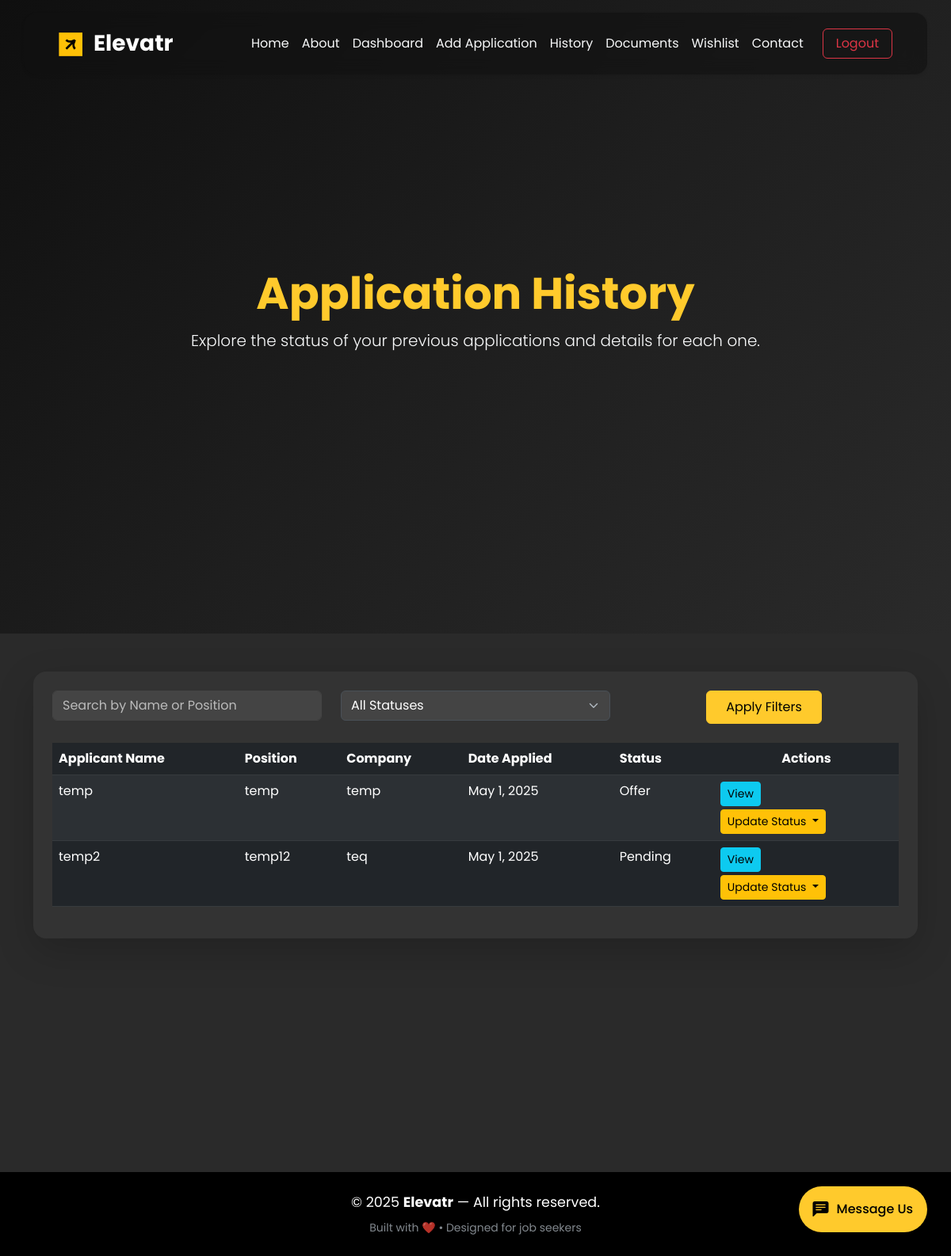
The page /tracker/history/ (signed in) on the database its author committed.
### tracker/models.py (models this page shows, shortened)
class Application(models.Model):
    STATUS_CHOICES = [
        ('pending', 'Pending'),
        ('applied', 'Applied'),
        ('interview', 'Interview'),
        ('offer', 'Offer'),
        ('rejected', 'Rejected'),
        ('joined', 'Joined'),
        ('dropped', 'Dropped'),
    ]
    applicant = models.ForeignKey(Applicant, on_delete=models.CASCADE, null=True, blank=True)
    job = models.ForeignKey(Job, on_delete=models.CASCADE, null=True, blank=True)
    date_applied = models.DateField()  # Application Date
    status = models.CharField(max_length=50, choices=STATUS_CHOICES, default='pending')
    notes = models.TextField(blank=True)  # Additional Notes
    cover_letter = models.TextField(blank=True)  # Cover Letter
    resume = models.FileField(upload_to='resumes/', blank=True, null=True)  # Resume file upload

class Applicant(models.Model):
    user = models.ForeignKey(User, on_delete=models.CASCADE, null=True, blank=True)
    name = models.CharField(max_length=255)
    email = models.EmailField()
    phone = models.CharField(max_length=15)

class Job(models.Model):
    title = models.CharField(max_length=255)
    company = models.CharField(max_length=255)
    website_link = models.URLField(max_length=200)
    source = models.CharField(max_length=255)  # From where the job was applied (e.g., LinkedIn, Indeed, etc.)

### tracker/views.py (the view)
# urls.py: path('history/', views.application_history, name='application_history'),
@login_required
def application_history(request):
    user = request.user
    applications = Application.objects.filter(applicant__user=user).select_related('applicant', 'job')
    context = {
        'applications': applications
    }
    return render(request, 'application_history.html', context)

### tracker/templates/application_history.html (shortened to what this page needs)
{% extends 'base.html' %}
{% load static %}
{% block content %}
<section class="d-flex align-items-center justify-content-center text-white" style="height: 100vh; background: linear-gradient(135deg, #0f0f0f, #1e1e1e, #2a2a2a);">
  <div class="text-center">
    <h1 class="display-4 fw-bold" style="color: #ffca2c;">Application History</h1>
    <p class="lead text-light">Explore the status of your previous applications and details for each one.</p>
  </div>
</section>
<section class="py-5" style="background-color: #2a2a2a; min-height: calc(100vh - 120px);">
  <div class="container">
    <div class="card shadow-lg border-0 rounded-4 p-4" style="background-color: #333; color: white;">
      <div class="row mb-4">
        <div class="col-md-4">
          <input type="text" class="form-control" placeholder="Search by Name or Position" id="search" style="background-color: #444; color: white;">
        </div>
        <div class="col-md-4">
          <select class="form-select" id="status-filter" style="background-color: #444; color: white;">
            <option value="">All Statuses</option>
          </select>
        </div>
        <div class="col-md-4 text-center">
          <button class="btn btn-primary px-4 py-2" id="filter-btn">Apply Filters</button>
        </div>
      </div>
      <div class="table-responsive">
        <table class="table table-dark table-striped">
          <thead>
            <tr>
              <th>Applicant Name</th>
              <th>Position</th>
              <th>Company</th>
              <th>Date Applied</th>
              <th>Status</th>
              <th class="text-center">Actions</th>
            </tr>
          </thead>
          <tbody>
            {% for application in applications %}
              <tr data-status="{{ application.status }}">
                <td>{{ application.applicant.name }}</td>
                <td>{{ application.job.title }}</td>
                <td>{{ application.job.company }}</td>
                <td>{{ application.date_applied }}</td>
                <td>{{ application.get_status_display }}</td>
                <td class="text-center">
                  <div class="d-flex flex-column gap-1 align-items-center align-items-md-start">
                    <button class="btn btn-info btn-sm" data-bs-toggle="modal" title="View application details" data-bs-target="#appModal{{ application.id }}">
                      View
                    </button>
                    {% if application.id %}
                      <div class="dropdown">
                        <button class="btn btn-warning btn-sm dropdown-toggle" type="button" data-bs-toggle="dropdown" aria-expanded="false">
                          Update Status
                        </button>
                      </div>
                    {% else %}
                      <span class="text-muted">Invalid ID</span>
                    {% endif %}
                  </div>
                </td>
              </tr>
            {% endfor %}
          </tbody>
        </table>
      </div>
    </div>
  </div>
</section>
{% endblock %}

### templates/base.html (style rules this page uses)
body { font-family: "Poppins", sans-serif; }
h1 { font-size: 3rem; font-weight: 700; }
p { font-size: 1.1rem; font-weight: 400; line-height: 1.7; }
.form-control, .form-control:focus, textarea { background-color: #1e1e1e; color: #f0f0f0; border: 1px solid #444; }
.form-control::placeholder { color: #bbb; }
.btn-primary { background-color: #ffca2c; border-color: #ffca2c; color: #000; }

### rows shown on the page
Application: applicant.name "temp", job "temp", job.company "temp", date_applied "May 1, 2025", status "Offer"
Application: applicant.name "temp2", job "temp12", job.company "teq", date_applied "May 1, 2025", status "Pending"
